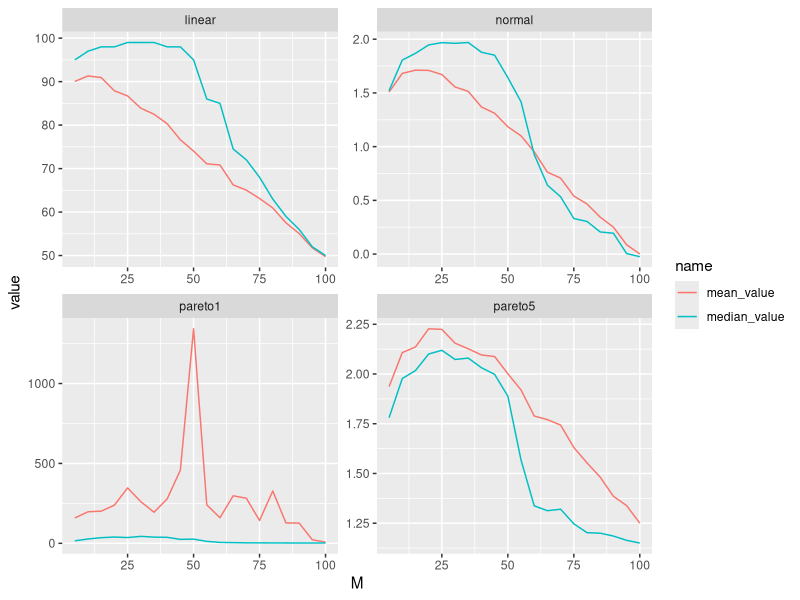

This figure's R source:
#!/usr/bin/env Rscript

library(tidyverse)

rpareto <- function(n, shape, scale = 1) {
  scale / (runif(n) ** (1 / shape))
}

sampling_functions <- tribble(
  ~distribution, ~sample_fun,
  "linear", function(n) sample(1:n),
  "normal", rnorm,
  "pareto5", function(n) rpareto(n, 5),
  "pareto1", function(n) rpareto(n, 1),
)

simulate <- function(N, M, sample_fun) {
  x <- sample_fun(N)

  if (M == 0) {
    i <- 1
  } else if (M == N) {
    i <- N
  } else {
    threshold <- max(x[1:M])
    i <- detect_index(x, ~ . > threshold)
    if (i == 0) i <- N
  }

  x[i]
}

results <- crossing(
  N = 100,
  M = c(0, seq(0, 100, by = 5))
) %>%
  filter(M > 0) %>%
  crossing(
    distribution = sampling_functions$distribution,
    iter = 1:1000
  ) %>%
  left_join(sampling_functions, by = "distribution") %>%
  mutate(value = pmap_dbl(list(N, M, sample_fun), simulate))

results %>%
  group_by(N, M, distribution) %>%
  summarize(
    mean_value = mean(value),
    median_value = median(value),
    .groups = "drop"
  ) %>%
  pivot_longer(ends_with("value")) %>%
  ggplot(aes(M, value, color = name)) +
  facet_wrap(vars(distribution), scales = "free") +
  geom_line()
